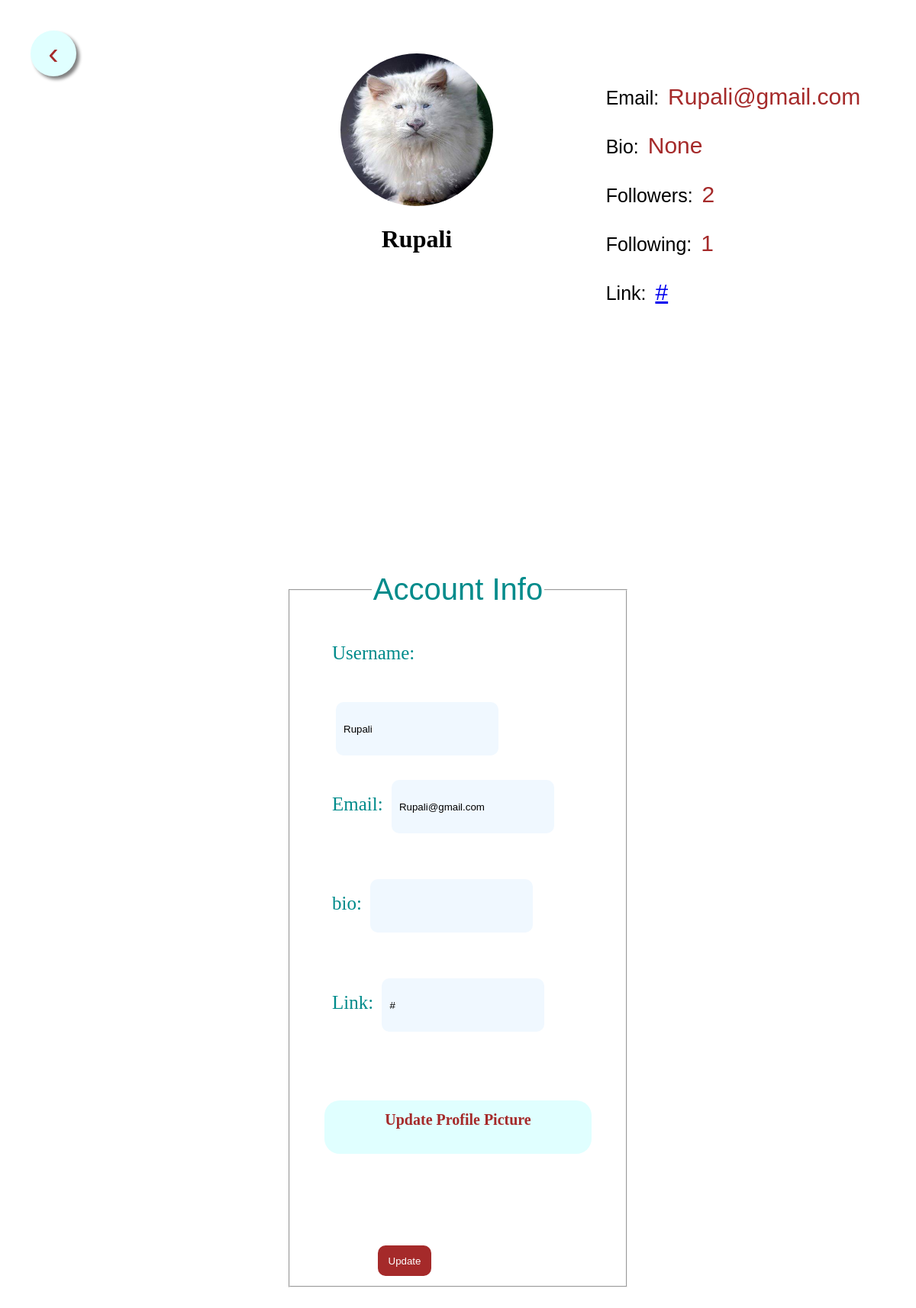
Screenshot of /account (signed in) with the database file from the repository.
### Snap/models.py (models this page shows, shortened)
class User(db.Model,UserMixin):
    __tablename__= 'user'
    __searchable__= ['username']
    id = db.Column(db.Integer,primary_key=True)
    username = db.Column(db.String(20),unique=True, nullable=False)
    email = db.Column(db.String(120), unique=True, nullable=False)
    password = db.Column(db.String(40), nullable=False)
    image_file = db.Column(db.String(20),  nullable=False, default='default.jpg')
    image_url = db.Column(db.String(500))
    bio= db.Column(db.String(200))
    following_to = db.relationship('Following_to',backref='to_author', lazy='dynamic')
    Link_facebook = db.Column(db.String(120),default='#')
    Link_twitter = db.Column(db.String(120),default='#')
    Link_other = db.Column(db.String(120),default='#')
    post = db.relationship('Post', backref='author', lazy=True)
    def following_by_count(self, userid):
        return Following_to.query.filter_by(
                to_user=userid,
                ).count()
    def following_to_count(self, userid):
        return Following_to.query.filter_by(
                from_user_id=userid,
                ).count()

### Snap/routes.py (the view)
@app.route("/account", methods=['GET','POST'])
@login_required
def account():
    form = UpdateAccountForm()
    if form.validate_on_submit():
        if form.picture.data:
            picture_file = save_picture_profile(form.picture.data)
            current_user.image_file = picture_file
        current_user.username = form.username.data
        current_user.email = form.email .data
        current_user.bio = form.bio .data
        current_user.Link_facebook = form.link.data
        db.session.commit()
        return redirect(url_for('account'))
    elif request.method == 'GET':
        form.username.data = current_user.username
        form.email.data = current_user.email
        form.bio .data= current_user.bio
        form.link.data=current_user.Link_facebook
    image_file = url_for('static', filename='profile_pics/' + current_user.image_file)
    return render_template("account.html", title="Account",form=form ,image_file = image_file)

### Snap/forms.py (shortened to what this page needs)
class UpdateAccountForm(FlaskForm):
    username = StringField('Username', validators=[
                           DataRequired(), Length(min=4, max=20)])
    email = StringField('Email', validators=[DataRequired(), Email()])
    picture = FileField('Update Profile Picture', validators=[
                        FileAllowed(['jpg', 'png', 'jpeg'])])
    submit = SubmitField('Update')
    bio = StringField('bio', validators=[
                        Length(min=0, max=200)])
    link = StringField('Link', validators=[
                    Length(min=0, max=200)])

### Snap/models.py (called while the page is built)
@login_manager.user_loader
def load_user(user_id):
    return User.query.get(int(user_id))

### Snap/templates/account.html (shortened to what this page needs)
<!DOCTYPE html>
<html lang="en">
<head>
    <link href="./../static/css/layout.css" rel="stylesheet">
</head>
<body>
    <a style="border:none" href="{{ url_for('home')}}"><button class="back-button" >&#8249;</button></a>
    <div class="profile-container">
        <div class="profile-details-block">
            <div class="profile-image-container">
                {% if current_user.image_url %}
                <img src="{{current_user.image_url}}">
                {% else %}
                <img src=" static/profile_pics/{{ current_user.image_file }} ">
                {% endif %}
                <h1>{{ current_user.username }}</h1>
            </div>
        </div>
        <div class="profile-content-block">
            <ul>
                <li>
                    <p>
                        <span>Email: </span>{{current_user.email}}
                    </p>
                </li>
                <li>
                    <p>
                        <span>Bio: </span>{{current_user.bio}}
                    </p>
                </li>
                <li>
                    <p>
                        <span>Followers: </span>{{current_user.following_by_count(current_user.id)}}
                    </p>
                </li>
                <li>
                    <p>
                        <span>Following: </span>{{current_user.following_to_count(current_user.id)}}
                    </p>
                </li>
                <li>
                    <p>
                        <span>Link: </span><a href="{{current_user.Link_facebook}}">{{current_user.Link_facebook}}</a>
                    </p>
                </li>
            </ul>
        </div>
    </div>
    <div class="space-block"></div>
    <div class="update-profile-block">
        <form method="POST" id="form" enctype="multipart/form-data">
            <fieldset>
                <legend>Account Info</legend>
                <div class="content-section">
                    <div class="update-form-group">
                        {{ form.username.label(class="update-form-label") }}:
                        {% if form.username.errors %}
                        {{ form.username(class="update-form-input")}}:
                        <div>
                            {% for error in form.username.errors %}
                            <span>{{ error }}</span>
                            {% endfor %}
                        </div>
                        {% else %}
                        {{ form.username(class="update-form-input")}}
                        {% endif %}
                    </div>
                    <div class="update-form-group">
                        {{ form.email.label(class="update-form-label") }}:
                        {% if form.email.errors %}
                        {{ form.email(class="update-form-input") }}
                        <div>
                            {% for error in form.email.errors %}
                            <span>{{ error }}</span>
                            {% endfor %}
                        </div>
                        {% else %}
                        {{ form.email(class="update-form-input") }}
                        {% endif %}
                    </div>
                    <div class="update-form-group">
                        {{ form.bio.label(class="update-form-label") }}:
                        {% if form.bio.errors %}
                        {{ form.bio(class="update-form-input") }}
                        <div>
                            {% for error in form.bio.errors %}
                            <span>{{ error }}</span>
                            {% endfor %}
                        </div>
                        {% else %}
                        {{ form.bio(class="update-form-input") }}
                        {% endif %}
                    </div>
                    <div class="update-form-group">
                        {{ form.link.label(class="update-form-label") }}:
                        {% if form.link.errors %}
                        {{ form.link(class="update-form-input") }}
                        <div>
                            {% for error in form.link.errors %}
                            <span>{{ error }}</span>
                            {% endfor %}
                        </div>
                        {% else %}
                        {{ form.link(class="update-form-input") }}
                        {% endif %}
                    </div>
                    <div class="update-form-group-picture">
                        {{ form.picture.label(class="update-form-picture") }}
                    </div>
                    <div class="update-form-group">
                        {{ form.submit(class = "form-submit-button") }}
                    </div>
                </div>
            </fieldset>
        </form>
    </div>
</body>
</html>

### Snap/static/css/layout.css (style rules this page uses)
body { background-color: white; text-align: center; margin: 20px 20px; padding: 20px 20px; }
.form-submit-button { background-color: brown; height: 40px; width: 70px; border: none; color: white; border-radius: 10px; padding: 5px 5px; margin: auto 60px; margin-top: 100px; margin-bottom: 80px; outline: none !important; transform: scale(1.0); transition-duration: 0.5s; }
.profile-container { display: block; width: 100%; margin: 10px 10px; padding: 10px 10px; background-color: white; }
.profile-details-block { display: block; max-width: 40%; margin: auto auto; padding: 10px 10px; border-radius: 20px; }
.profile-image-container { float: left; text-align: center; border-radius: 20px; width: 300px; height: 300px; }
.profile-image-container img { border-radius: 50%; width: 200px; height: 200px; margin: auto auto; }
.profile-content-block { display: inline-block; background-color: white; padding: 10ps 10px; }
.profile-content-block ul { list-style: none; margin: 5px 5px; text-align: left; }
.profile-content-block ul li { margin: 5px 5px; font-size: 30px; color: brown; font-family: 'Gill Sans', 'Gill Sans MT', Calibri, 'Trebuchet MS', sans-serif; }
.profile-content-block ul li p span { margin: 5px 5px; font-size: 25px; color: black; font-family: 'Gill Sans', 'Gill Sans MT', Calibri, 'Trebuchet MS', sans-serif; }
.space-block { width: 100%; height: 300px; background-color: white; }
.update-profile-block { display: block; width: 40%; margin: auto auto; }
.update-profile-block fieldset { font-size: 20px; color: darkcyan; }
.update-profile-block fieldset legend { font-size: 40px; color: darkcyan; font-family: 'Gill Sans', 'Gill Sans MT', Calibri, 'Trebuchet MS', sans-serif; }
.update-form-group { padding: 10px 10px; margin: 10px 10px; text-align: center; height: 100px; font-size: 25px; text-align: left; }
.content-section { margin: 10px 10px; padding: 10px 10px; }
.update-form-input { background-color: aliceblue; height: 60px; width: 60%; border: none; border-radius: 10px; padding: 5px 5px; padding-left: 10px; margin: 50px 5px; align-self: center; }
.update-form-group-picture { padding: 10px 10px; margin: 10px 10px; margin-top: 100px; text-align: center; height: 50px; font-size: 25px; background-color: lightcyan; border-radius: 20px; }
.update-form-picture { margin: 20px 20px; padding: 20px 20px; height: 100px; margin-top: 100px; text-align: center; color: brown; font-weight: bold; font-size: 20px; }
.back-button { float: left; height: 60px; width: 60px; background-color: lightcyan; text-align: center; border: none; color: brown; font-size: 40px; border-radius: 50%; box-shadow: 4px 4px 4px gray; }

### rows the page displays
User: image_file (placeholder picture), username "Rupali", email "Rupali@gmail.com", bio "None", Link_facebook "#"

### other values shown
{{ current_user.following_by_count(current_user.id) }} "2"
{{ current_user.following_to_count(current_user.id) }} "1"
